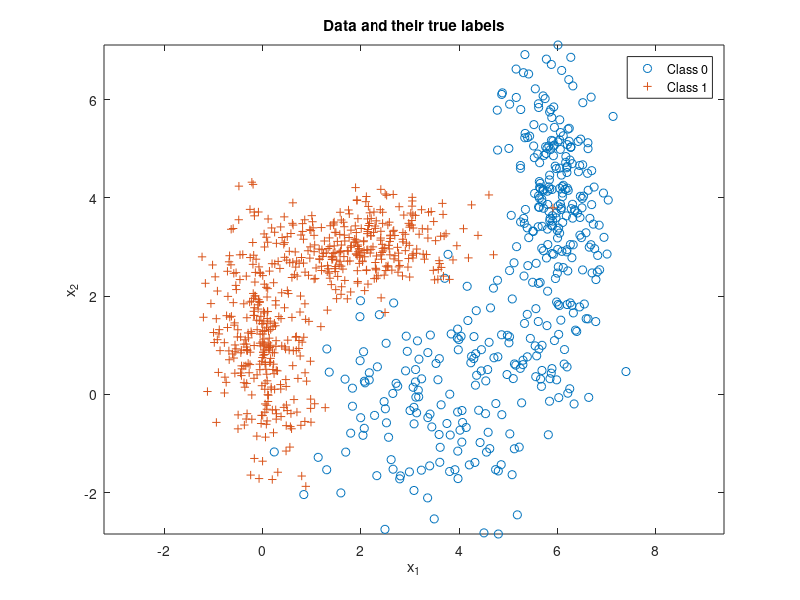

Write the MATLAB code that produced this figure. (Note: this script raises an error after producing the figure.)
% Expected risk minimization with 2 classes
clear all, close all,

n = 2;      % number of feature dimensions
N = 1000;   % number of iid samples

% Class 0 parameters (2 gaussians)
mu(:,1) = [4;0]; mu(:,2) = [6;4];
Sigma(:,:,1) = [5 1;1 4]/3; Sigma(:,:,2) = [3 -2;-2 15]/10;
p0 = [0.5 0.5]; % probability split between 2 distributions

% Class 1 parameters (2 gaussians)
mu(:,3) = [0;1]; mu(:,4) = [2;3]; 
Sigma(:,:,3) = [3 -2;-2 15]/13; Sigma(:,:,4) = [15 1;1 3]/13;
p1 = [0.5 0.5]; % probability split between 2 distributions

p = [0.4,0.6]; % class priors for labels 0 and 1 respectively
label = rand(1,N) >= p(1);
Nc = [length(find(label==0)),length(find(label==1))]; % number of samples from each class
x = zeros(n,N); % save up space

% Draw samples from each class pdf
total1 = 0; total2=0; total3=0;total4=0;
for i = 1:N
    if label(i) == 0
        % Class 0 samples for each gaussian based on their distribution
        distr = rand(1,1) > p0(1);
        if distr == 0
            x(:,i) = mvnrnd(mu(:,1),Sigma(:,:,1),1)';
            total1 = total1+1;
        else
            x(:,i) = mvnrnd(mu(:,2),Sigma(:,:,2),1)';
            total2 = total2+1;
        end
    end
    
    if label(i) == 1
        % Class 1 samples for each gaussian based on their distribution
        distr = rand(1,1) > p1(1);
        if distr == 0
            x(:,i) = mvnrnd(mu(:,3),Sigma(:,:,3),1)';
            total3 = total3+1;
        else
            x(:,i) = mvnrnd(mu(:,4),Sigma(:,:,4),1)';
            total4 = total4 + 1;
        end
    end
end

% Plot with class labels
figure(2), clf,
plot(x(1,label==0),x(2,label==0),'o'), hold on,
plot(x(1,label==1),x(2,label==1),'+'), axis equal,
legend('Class 0','Class 1'), 
title('Data and their true labels'),
xlabel('x_1'), ylabel('x_2')

% calculate threshold based on loss values
lambda = [0 1;1 0];
gamma = (lambda(2,1)-lambda(1,1))/(lambda(1,2)-lambda(2,2)) * p(1)/p(2); 

% calculate discriminant score based on class pdfs
class1pdf = p1(1)*evalGaussian(x,mu(:,3),Sigma(:,:,3)) + p1(2)*evalGaussian(x,mu(:,4),Sigma(:,:,4));
class0pdf = p0(1)*evalGaussian(x,mu(:,1),Sigma(:,:,1)) + p0(2)*evalGaussian(x,mu(:,2),Sigma(:,:,2));
discriminantScore = log(class1pdf)-log(class0pdf);

% compare score to threshold to make decisions
decision = (discriminantScore >= log(gamma));

ind00 = find(decision==0 & label==0); p00 = length(ind00)/Nc(1); % probability of true negative
ind10 = find(decision==1 & label==0); p10 = length(ind10)/Nc(1); % probability of false positive
ind01 = find(decision==0 & label==1); p01 = length(ind01)/Nc(2); % probability of false negative
ind11 = find(decision==1 & label==1); p11 = length(ind11)/Nc(2); % probability of true positive

% plot correct and incorrect decisions
figure(1), % class 0 circle, class 1 +, correct green, incorrect red
plot(x(1,ind00),x(2,ind00),'og'); hold on,
plot(x(1,ind10),x(2,ind10),'or'); hold on,
plot(x(1,ind01),x(2,ind01),'+r'); hold on,
plot(x(1,ind11),x(2,ind11),'+g'); hold on,
axis equal,

% Draw the decision boundary
horizontalGrid = linspace(floor(min(x(1,:))),ceil(max(x(1,:))),101);
verticalGrid = linspace(floor(min(x(2,:))),ceil(max(x(2,:))),91);
[h,v] = meshgrid(horizontalGrid,verticalGrid);
discriminantScoreGridValues = log(evalGaussian([h(:)';v(:)'],mu(:,3),Sigma(:,:,3))+ evalGaussian([h(:)';v(:)'],mu(:,4),Sigma(:,:,4)))-log(evalGaussian([h(:)';v(:)'],mu(:,1),Sigma(:,:,1))+evalGaussian([h(:)';v(:)'],mu(:,2),Sigma(:,:,2))) - log(gamma);
minDSGV = min(discriminantScoreGridValues);
maxDSGV = max(discriminantScoreGridValues);
discriminantScoreGrid = reshape(discriminantScoreGridValues,91,101);
figure(1), contour(horizontalGrid,verticalGrid,discriminantScoreGrid,[minDSGV*[0.9,0.6,0.3],0,[0.3,0.6,0.9]*maxDSGV]); % plot equilevel contours of the discriminant function 
% including the contour at level 0 which is the decision boundary
legend('Correct decisions for data from Class 0','Wrong decisions for data from Class 0','Wrong decisions for data from Class 1','Correct decisions for data from Class 1','Equilevel contours of the discriminant function' ,'Location','southeast'), 
title('Data and their classifier decisions versus true labels'),
xlabel('x_1'), ylabel('x_2'), 